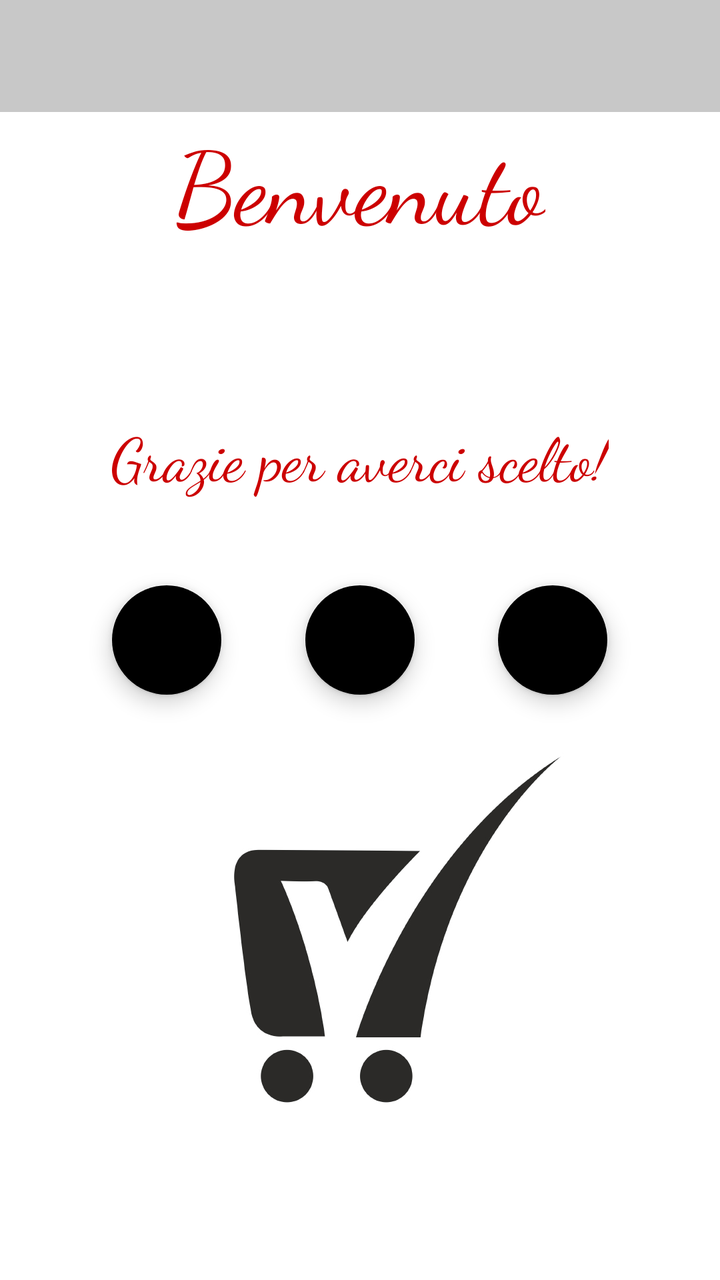
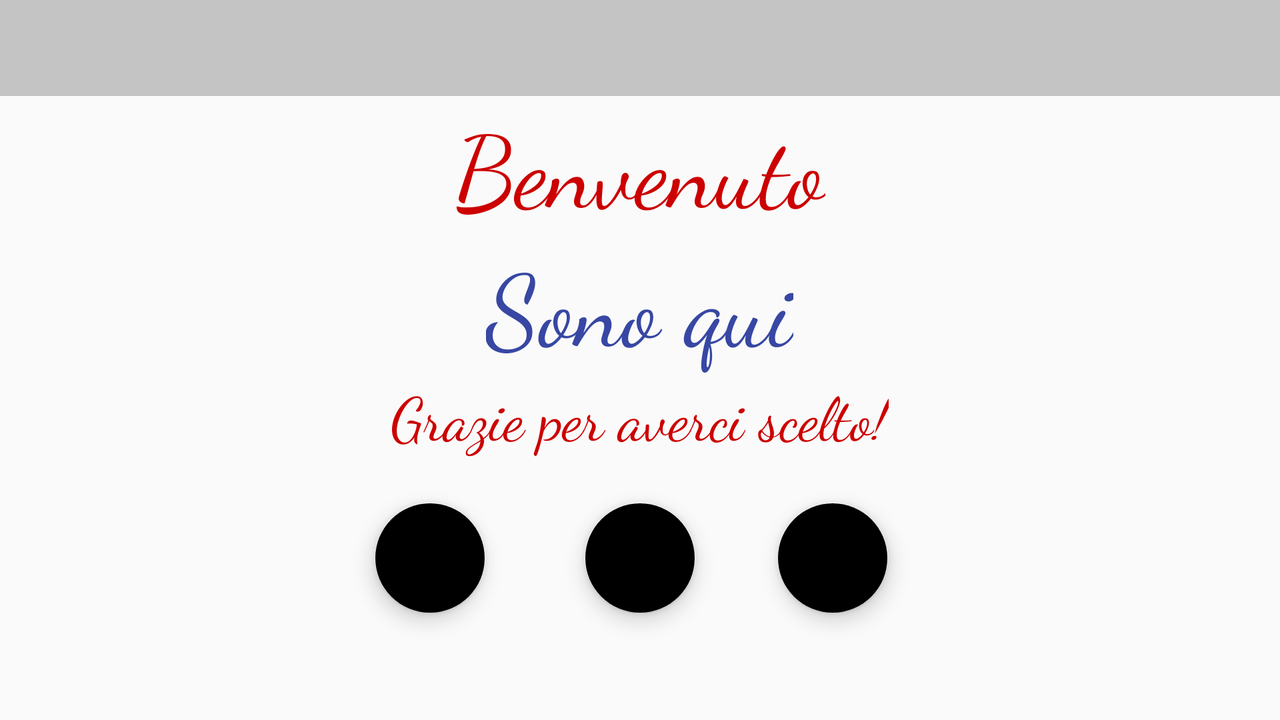

Two renders of one Android screen. The first uses the default layout on a phone; the second uses the alternative layout the repository ships for a different screen configuration, on a matching device. The two XML files are below.
<!-- AndroidManifest.xml: application theme AppTheme -->
<!-- res/layout/main_activity.xml -->
<?xml version="1.0" encoding="utf-8"?>
<RelativeLayout xmlns:android="http://schemas.android.com/apk/res/android"
    xmlns:tools="http://schemas.android.com/tools"
    android:layout_width="match_parent"
    android:layout_height="match_parent"
    xmlns:fab="http://schemas.android.com/apk/res-auto"
    android:id="@+id/background_main"
    android:background="@drawable/background"
    android:scaleType = "centerCrop"
    tools:context=".MainActivity">

    <android.support.v7.widget.Toolbar
        android:id="@+id/toolbar2"

        android:minHeight="?attr/actionBarSize"
        android:layout_width="match_parent"
        android:layout_height="wrap_content"
        android:gravity="center"
        fab:titleTextColor="@android:color/white"
        android:background="@color/cardview_shadow_start_color">
    </android.support.v7.widget.Toolbar>

    <TextView
        android:id="@+id/m_t_1"
        android:layout_width="wrap_content"
        android:layout_height="wrap_content"
        android:layout_gravity="center_vertical"
        android:layout_below="@+id/toolbar2"
        android:layout_centerHorizontal="true"
        android:fontFamily="cursive"
        android:text="@string/m_t_1"
        android:textColor="@android:color/holo_red_dark"
        android:textSize="50sp" />

    <TextView
        android:id="@+id/m_t_2"
        android:layout_width="wrap_content"
        android:layout_height="wrap_content"

        android:layout_alignParentTop="true"
        android:layout_centerHorizontal="true"
        android:layout_marginTop="133dp"
        android:fontFamily="cursive"
        android:text="@string/pref_default_display_name"
        android:textColor="@color/colorPrimaryDark"
        android:textSize="40sp" />

    <TextView
        android:id="@+id/m_t_3"
        android:layout_width="wrap_content"
        android:layout_height="wrap_content"
        android:layout_alignParentTop="true"
        android:layout_centerHorizontal="true"
        android:layout_marginTop="207dp"
        android:fontFamily="cursive"
        android:text="@string/m_t_2"
        android:textAlignment="center"
        android:textColor="@android:color/holo_red_dark"
        android:textSize="30sp" />

    <android.support.design.widget.FloatingActionButton
        android:id="@+id/button_floating"

        android:layout_width="@dimen/fab_margin"
        android:layout_height="300dp"
        android:layout_alignStart="@+id/m_t_3"
        android:layout_centerVertical="true"
        android:src="@drawable/section_1"
        fab:backgroundTint="@null" />

    <android.support.design.widget.FloatingActionButton
        android:id="@+id/button_floating_a_1"

        android:layout_width="@dimen/fab_margin"
        android:layout_height="300dp"
        android:layout_centerInParent="true"
        android:src="@drawable/ic_keyboard_arrow_right_black_24dp"
        fab:backgroundTint="@null" />

    <android.support.design.widget.FloatingActionButton
        android:id="@+id/button_floating_a_2"
        android:layout_width="@dimen/fab_margin"
        android:layout_height="300dp"

        android:layout_alignEnd="@+id/m_t_3"
        android:layout_centerVertical="true"
        android:src="@drawable/map"
        fab:backgroundTint="@null" />






</RelativeLayout>
<!-- resources referenced by this layout -->
<resources>
  <color name="colorPrimaryDark">#3747a3</color>
  <dimen name="fab_margin" tools:override="true">80dp</dimen>
  <!-- drawable background: jpg bitmap (drawable-xxxhdpi, 173947 bytes) -->
  <!-- drawable map: png bitmap (drawable-hdpi, 787 bytes) -->
  <!-- drawable section_1: png bitmap (drawable-hdpi, 703 bytes) -->
  <string name="m_t_1">Benvenuto</string>
  <string name="m_t_2">Grazie per averci scelto!</string>
  <string name="pref_default_display_name" />
  <style name="AppTheme" parent="Theme.AppCompat.Light.NoActionBar">
          <item name="windowActionBar">false</item>
          <item name="android:windowNoTitle">true</item>
          <item name="colorPrimary">@color/colorPrimary</item>
          <item name="colorPrimaryDark">@color/colorPrimary</item>
          <item name="colorAccent">@color/colorAccent</item>
      </style>
  <color name="colorPrimary">#3F51B5</color>
  <color name="colorAccent">#FF4081</color>
</resources>
<!-- res/layout-land/main_activity.xml (the author's variant of the layout above) -->
<!-- drawn on the phone turned sideways -->
<?xml version="1.0" encoding="utf-8"?>
<RelativeLayout xmlns:android="http://schemas.android.com/apk/res/android"
    xmlns:tools="http://schemas.android.com/tools"
    android:layout_width="match_parent"
    android:layout_height="match_parent"
    xmlns:fab="http://schemas.android.com/apk/res-auto"
    android:id="@+id/background_main"
    tools:context=".MainActivity">
    <android.support.v7.widget.Toolbar
        android:id="@+id/toolbar2"
        android:layout_gravity="center"
        android:minHeight="?attr/actionBarSize"
        android:layout_width="match_parent"
        android:layout_height="wrap_content"
        fab:titleTextColor="@android:color/white"
        android:background="@color/cardview_shadow_start_color">
    </android.support.v7.widget.Toolbar>

    <TextView
        android:id="@+id/m_t_1"
        android:layout_width="wrap_content"
        android:layout_height="wrap_content"

        android:layout_below="@+id/toolbar2"
        android:layout_centerHorizontal="true"
        android:fontFamily="cursive"
        android:text="@string/m_t_1"
        android:textColor="@android:color/holo_red_dark"
        android:textSize="50sp" />

    <TextView
        android:id="@+id/m_t_2"
        android:layout_width="wrap_content"
        android:layout_height="wrap_content"
        android:layout_below="@+id/m_t_1"
        android:layout_centerHorizontal="true"
        android:fontFamily="cursive"
        android:text="Sono qui"
        android:textColor="@color/colorPrimaryDark"
        android:textSize="50sp" />
    @string/pref_default_display_name

    <TextView
        android:id="@+id/m_t_3"
        android:layout_width="wrap_content"
        android:layout_height="wrap_content"
        android:layout_below="@+id/m_t_2"
        android:layout_centerHorizontal="true"
        android:fontFamily="cursive"
        android:text="@string/m_t_2"
        android:textAlignment="center"
        android:textColor="@android:color/holo_red_dark"
        android:textSize="30sp" />

    <android.support.design.widget.FloatingActionButton
        android:id="@+id/button_floating"

        android:layout_width="@dimen/fab_margin"
        android:layout_height="300dp"
        android:layout_alignTop="@+id/button_floating_a_1"
        android:layout_centerHorizontal="true"
        android:src="@drawable/section_1"
        fab:backgroundTint="@null" />

    <android.support.design.widget.FloatingActionButton
        android:id="@+id/button_floating_a_1"

        android:layout_width="@dimen/fab_margin"
        android:layout_height="300dp"
        android:layout_alignParentBottom="true"
        android:layout_marginBottom="53dp"
        android:layout_toStartOf="@+id/m_t_2"
        android:src="@drawable/ic_keyboard_arrow_right_black_24dp"
        fab:backgroundTint="@null" />

    <android.support.design.widget.FloatingActionButton
        android:id="@+id/button_floating_a_2"
        android:layout_width="@dimen/fab_margin"
        android:layout_height="300dp"

        android:layout_alignEnd="@+id/m_t_3"
        android:layout_alignTop="@+id/button_floating"
        android:src="@drawable/map"
        fab:backgroundTint="@null" />




</RelativeLayout>
<!-- resources referenced by the variant -->
<!-- as the phone turned sideways resolves them -->
<resources>
  <color name="colorPrimaryDark">#3747a3</color>
  <dimen name="fab_margin" tools:override="true">80dp</dimen>
  <!-- drawable map: png bitmap (drawable-hdpi, 787 bytes) -->
  <!-- drawable section_1: png bitmap (drawable-hdpi, 703 bytes) -->
  <string name="m_t_1">Benvenuto</string>
  <string name="m_t_2">Grazie per averci scelto!</string>
  <string name="pref_default_display_name" />
  <style name="AppTheme" parent="Theme.AppCompat.Light.NoActionBar">
          <item name="windowActionBar">false</item>
          <item name="android:windowNoTitle">true</item>
          <item name="colorPrimary">@color/colorPrimary</item>
          <item name="colorPrimaryDark">@color/colorPrimary</item>
          <item name="colorAccent">@color/colorAccent</item>
      </style>
  <color name="colorPrimary">#3F51B5</color>
  <color name="colorAccent">#FF4081</color>
</resources>
